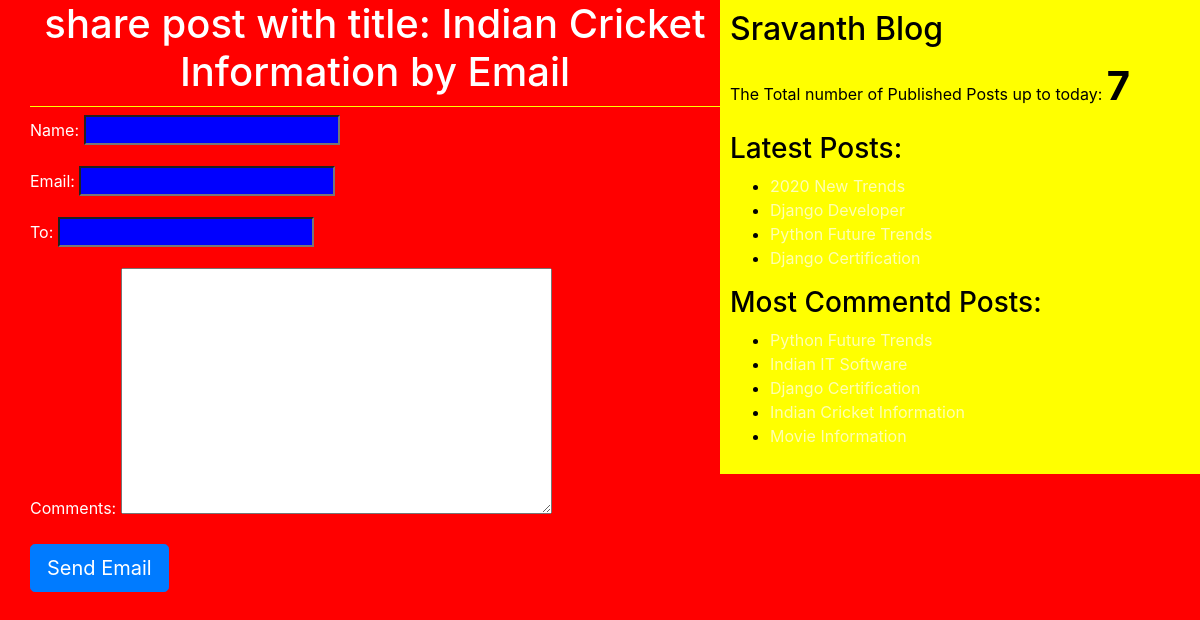
/1/share/, run on the app's committed database.
### blog/models.py (models this page shows, shortened)
class Post(models.Model):
    STATUS_CHOICES = (('draft','Draft'),('published','Published'))
    title = models.CharField(max_length  = 40)
    slug = models.SlugField(max_length=200,unique_for_date='publish')
    author = models.ForeignKey(User, related_name='blog_posts', on_delete=models.CASCADE)
    body = models.TextField()
    publish = models.DateTimeField(default = timezone.now)
    created = models.DateTimeField(auto_now_add=True)
    updated = models.DateTimeField(auto_now=True)
    status = models.CharField(max_length=10,choices = STATUS_CHOICES,default='draft')
    objects = CustomManager()
    tags = TaggableManager()
    class Meta:
        ordering = ('-publish',)
    def get_absolute_url(self):
        return reverse('post_detail',args=[self.publish.year,self.publish.strftime('%m'),self.publish.strftime('%d'),self.slug])

### blog/views.py (the view)
# urls.py: re_path(r'^(?P<id>\d+)/share/$',views.mail_send_view)
def mail_send_view(request,id):
    post = get_object_or_404(Post,id=id,status='published')
    sent = False
    if request.method =='POST':
        form = EmailSendForm(request.POST)
        if form.is_valid():
            cd = form.cleaned_data
            subject = '{} ({}) recommends you to read "{}"'.format(cd['name'],cd['email'],post.title)
            post_url = request.build_absolute_uri(post.get_absolute_url())
            message = 'Read Post At: \n{} \n\n{}\'s Comments:\n{}'.format(post_url,cd['name'],cd['comments'])
            send_mail(subject,message,'Sravanth@blog.com',[cd['to']])
            sent = True
    else:
        form = EmailSendForm()
    return render(request,'blog/sharebyemail.html',{'post':post,'form':form,'sent':sent})

### blog/forms.py
class EmailSendForm(forms.Form):
    name=forms.CharField()
    email=forms.EmailField()
    to=forms.EmailField()
    comments=forms.CharField(required = False,widget=forms.Textarea)

### blog/models.py (called while the page is built)
    def get_queryset(self):
        return super().get_queryset().filter(status='published')

### blog/templatetags/blog_tags.py (called while the page is built)
@register.simple_tag(name='my_tag')
def total_posts():
    return Post.objects.count()

@register.inclusion_tag('blog/latest_posts123.html')
def show_latest_posts(count=3):
    latest_posts = Post.objects.order_by('-publish')[:count]
    return {'latest_posts':latest_posts}

@register.simple_tag #assignment_tag=simple_tag
def get_most_commented_posts(count=5):
    return Post.objects.annotate(total_comments=Count('comments')).order_by('-total_comments')[:count]

### templates/blog/sharebyemail.html (shortened to what this page needs)
{% extends 'blog/base.html' %}
    {% block body %}
    {%if sent%}
       <h1>Email Succesfuly Sent !!!!</h1>
        <h2>Post with the Title:{{post.title}} information shared by Email</h2>
        {% else %}
          <h1>share post with title: {{post.title}} by Email</h1>
             <form method="post">
               {{form.as_p}}
               <input type="submit" class="btn btn-primary btn-lg" value="Send Email">
             </form>
     {% endif%}
    {% endblock %}

### templates/blog/base.html (shortened to what this page needs)
<!DOCTYPE html>
{% load blog_tags %}
{% load static %}
<html lang="en" dir="ltr">
  <head>
    <link rel="stylesheet" href="https://stackpath.bootstrapcdn.com/bootstrap/4.4.1/css/bootstrap.min.css">
    <link rel="stylesheet" href="{% static "css/blog.css" %}">
  </head>
  <body>
    <div class="content">
      {% block body %}
      {% endblock %}
    </div>
    <div class="sidebar">
    <h2>Sravanth Blog</h2>
      <p>The Total number of Published Posts up to today: <span id ="pcount">{% my_tag %}</span>  </p>
      <h3>Latest Posts:</h3>{% show_latest_posts 4%}
      <h3>Most Commentd Posts: </h3>
      {% get_most_commented_posts as most_commented_posts %}
      <ul>
       {% for post in most_commented_posts %}
       <li><a href="{{post.get_absolute_url}}">{{post.title}}</a> </li>
       {% endfor %}
       </ul>
    </div>
  </body>
</html>

### templates/blog/latest_posts123.html
<ul>
  {% for post in latest_posts %}
  <li><a href="{{post.get_absolute_url}}">{{post.title}}</a> </li>
  {% endfor %}
</ul>

### static/css/blog.css (style rules this page uses)
.content { width: 60%; float: left; padding: 0 0 0 30px; background: red; }
.sidebar { width: 40%; float: right; padding: 10px; background: yellow; color: black; }
h1 { text-align: center; border-bottom: 1px solid yellow; padding-bottom: 10px; }
body { color: white; background: red; }
a { color: #ffffb3; }
input { background: blue; color: white; }
#pcount { font-size: 40px; font-weight: bold; }

### data on the page
Post: title "Indian Cricket Information"
Post: title "2020 New Trends"
Post: title "Django Developer"
Post: title "Python Future Trends"
Post: title "Django Certification"
Post: title "Indian IT Software"
Post: title "Movie Information"
